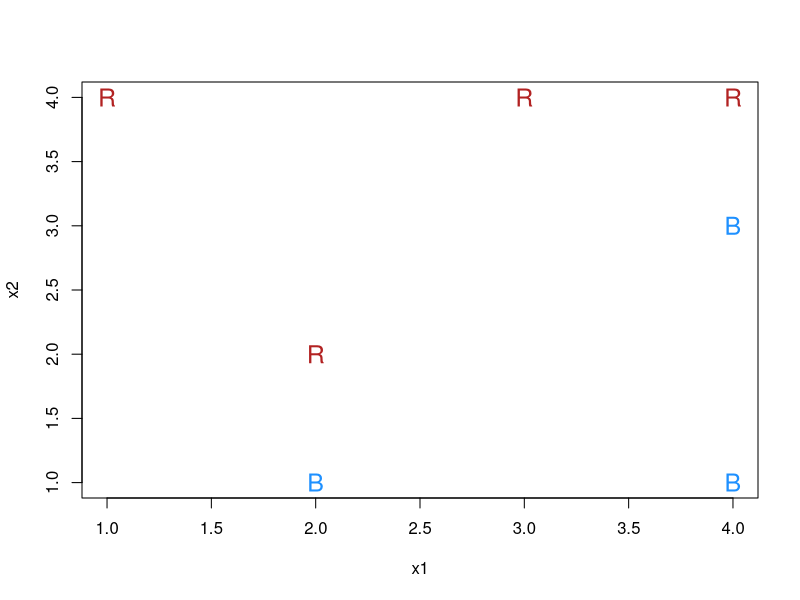

This chart was generated by the following R code:
## ---- chunk 1
rm(list = ls())

question_num <- 0
NextQ <- function() {
    question_num <<- question_num + 1
    question_num
}

knitr::opts_chunk$set(fig.width = 10, fig.height = 5, fig.align = "center")
## ---- chunk 2
toy <- data.frame(
    x1 = c(3,2,4,1,2,4,4),
    x2 = c(4,2,4,4,1,3,1),
    y = c(rep("Red", 4), rep("Blue", 3))
)
toy
plot(toy$x1, toy$x2, pch = ifelse(toy$y=="Red", "R", "B"), col = ifelse(toy$y=="Red", "firebrick", "dodgerblue"), cex = 1.5, xlab = "x1", ylab = "x2")
